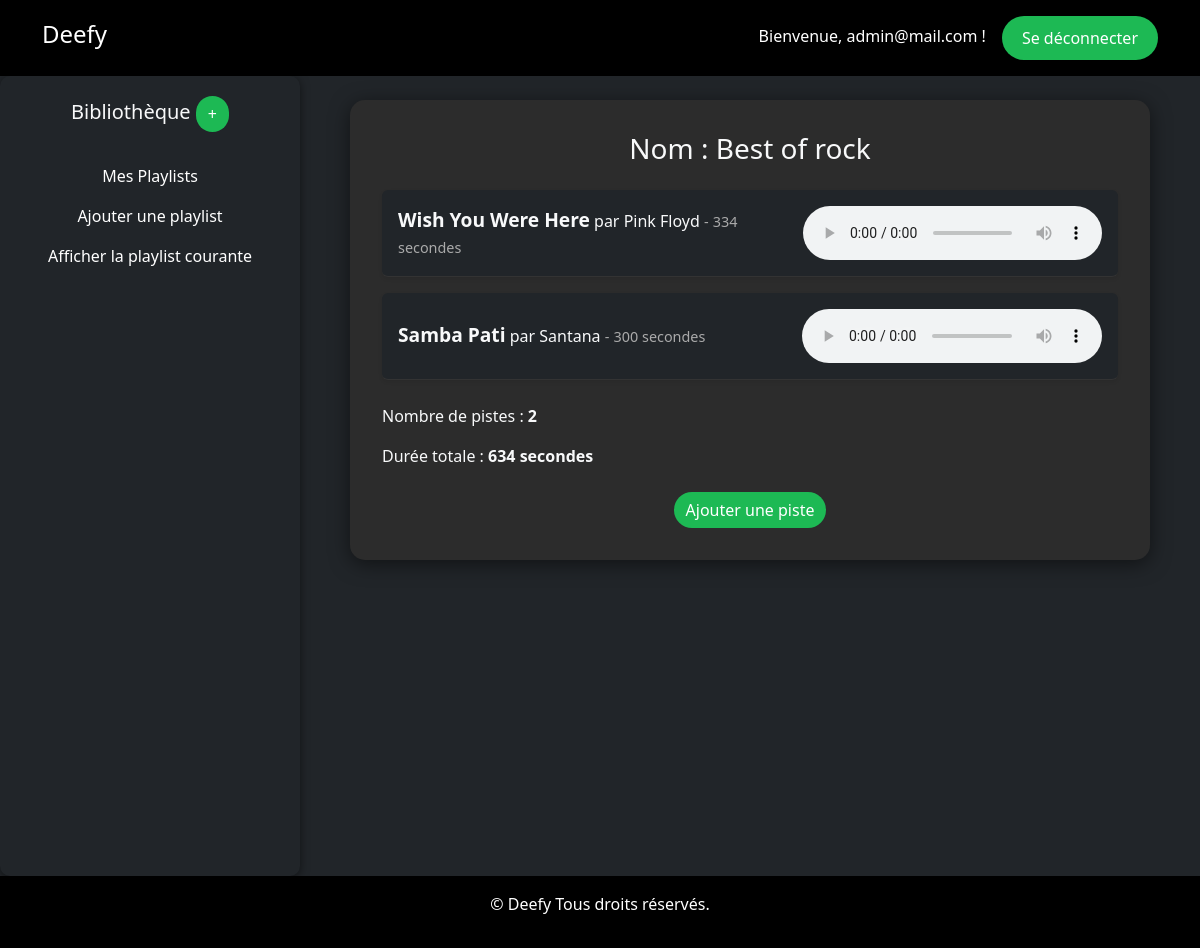
/?action=display-playlist&id=1 (signed in), run on the app's committed database.
### tables this page shows
CREATE TABLE `playlist` (
                            `id` int(11) NOT NULL AUTO_INCREMENT,
                            `nom` varchar(100) NOT NULL,
                            PRIMARY KEY (`id`)
);

CREATE TABLE `track` (
                         `id` int(11) NOT NULL AUTO_INCREMENT,
                         `titre` varchar(100) NOT NULL,
                         `genre` varchar(30) DEFAULT NULL,
                         `duree` int(3) DEFAULT NULL,
                         `filename` varchar(100) DEFAULT NULL,
                         `type` varchar(30) DEFAULT NULL,
                         `artiste_album` varchar(30) DEFAULT NULL,
                         `titre_album` varchar(30) DEFAULT NULL,
                         `annee_album` int(4) DEFAULT NULL,
                         `numero_album` int(11) DEFAULT NULL,
                         `auteur_podcast` varchar(100) DEFAULT NULL,
                         `date_posdcast` date DEFAULT NULL,
                         PRIMARY KEY (`id`)
);

### src/classes/action/Action.php (called while the page is built, shortened)
<?php
abstract class Action {
    protected ?string $http_method = null;
    public function __construct(){
        $this->http_method = $_SERVER['REQUEST_METHOD'];
    }
    public function execute() : string
    {
        switch ($this->http_method) {
            case "GET":
                return $this->get();
        }
    }
}

### index.php (called while the page is built, shortened)
<?php
$action = new D\Dispatcher();
$action->run();

### src/classes/audio/lists/AudioList.php (called while the page is built, shortened)
<?php
class AudioList
{
    public function __construct(string $nom, int $id = 0, array $pistes = [])
    {
        $this->nom = $nom;
        $this->nbPistes = count($pistes);
        $this->duree = $this->calculerDureePiste($pistes);
    }
    public function calculerDureePiste(array $pistes): int
    {
        $duree = 0;
        foreach ($pistes as $piste) {
            $duree += $piste->__get('duree');
        }
        return $duree;
    }
    public function __get(string $at)
    {
        if (property_exists($this, $at)) {
            return $this->$at;
        }
        throw new InvalidPropertyNameException("$at : invalid property");
    }
}
?>

### src/classes/repository/DeefyRepository.php (called while the page is built, shortened)
<?php
class DeefyRepository
{
    private \PDO $pdo;
    private static ?DeefyRepository $instance = null;
    private static array $config = [];
    private function __construct(array $conf)
    {
        $this->pdo = new \PDO($conf['dsn'], $conf['user'], $conf['pass'],
            [\PDO::ATTR_ERRMODE => \PDO::ERRMODE_EXCEPTION]);
    }
    public static function setConfig(string $file)
    {
        $conf = parse_ini_file($file);
        self::$config = $conf;
    }
    public static function getInstance() : DeefyRepository
    {
        if (is_null(self::$instance)) {
            self::$instance = new DeefyRepository(self::$config);
        }
        return self::$instance;
    }
    public function findPlaylistById(int $id): Playlist
    {
        $query = "SELECT id, nom FROM playlist WHERE id = :id";
        $stmt = $this->pdo->prepare($query);
        $stmt->execute(['id' => $id]);
        $data = $stmt->fetch();
        if ($data) {
            $listeTrack = $this->findTrack2Playlist($id);
            return new Playlist($data['nom'], $data['id'], $listeTrack);
        } else {
            throw new PlaylistNotFoundException("Playlist introuvable");
        }
    }
    public function findTrack2Playlist(int $idPlaylist): array
    {
        $query = "SELECT * FROM playlist2track pt INNER JOIN track t ON pt.id_track = t.id WHERE pt.id_pl = :id ORDER BY no_piste_dans_liste";
        $stmt = $this->pdo->prepare($query);
        $stmt->execute(['id' => $idPlaylist]);
        $listTracks = [];
        while ($data = $stmt->fetch()) {
            if ($data['type'] === 'A') {
                $track = new AlbumTrack(
                    $data['titre'],
                    $data['filename'],
                    $data['titre_album'],
                    $data['annee_album'],
                    $data['no_piste_dans_liste'],
                    $data['artiste_album'],
                    $data['duree'],
                    $data['genre'],
                    $data['id']
                );
            }
            $listTracks[] = $track;
        }
        return $listTracks;
    }
}

### src/classes/auth/Authz.php (called while the page is built, shortened)
<?php
class Authz
{
    public static function checkPlaylistOwner(int $id) : bool
    {
        $user = AuthnProvider::getSignedInUser();
        $repository = DeefyRepository::getInstance();
        $role = $user->role;
        if($role===User::ROLE_ADMIN){
            return true;
        }
        return false;
    }
}

### src/classes/render/AudioTrackRenderer.php (called while the page is built, shortened)
<?php
abstract class AudioTrackRenderer implements Renderer
{
    public function __construct($audio)
    {
        $this->audio = $audio;
    }
    public function render(int $selector): string
    {
        $res = '';
        if ($selector === Renderer::COMPACT) {
            $res = $this->renderCompact();
        } elseif ($selector === Renderer::LONG) {
            $res = $this->renderLong();
        }
        return $res;
    }
}
?>

### src/classes/audio/tracks/AudioTrack.php (called while the page is built, shortened)
<?php
class AudioTrack
{
    public function __construct(string $titre, string $nomFichier)
    {
        $this->titre = $titre;
        $this->nomFichier = $nomFichier;
    }
    public function __get(string $at)
    {
        if (property_exists($this, $at)) {
            return $this->$at;
        }
        throw new InvalidPropertyNameException("$at : invalid property");
    }
}
?>

### src/classes/audio/tracks/AlbumTrack.php (called while the page is built, shortened)
<?php
class AlbumTrack extends AudioTrack
{
    public function __construct(
        string $titre,
        string $nomFichier,
        string $album,
        string $annee,
        int $numeroPiste,
        string $auteur = 'inconnu',
        int $duree = 0,
        string $genre = 'inconnu',
        int $id = 0
    ) {
        $this->auteur = $auteur;
        $this->duree = $duree;
    }
}
?>

### src/classes/render/AlbumTrackRenderer.php (the view, shortened to what this page needs)
<?php
class AlbumTrackRenderer extends AudioTrackRenderer
{
    protected function renderCompact(): string
    {
        return <<<HTML
<div class="track-item mb-3 p-3 bg-dark text-light rounded shadow-sm d-flex flex-column flex-md-row align-items-md-center">
    <div class="track-info flex-grow-1">
        <strong>{$this->audio->titre}</strong> par {$this->audio->auteur}
        <span>-</span>
        <span>{$this->audio->duree} secondes</span>
    </div>
    <audio controls class="mt-3 mt-md-0 ml-md-3 audio-playe"><source src='../../../audio/{$this->audio->nomFichier}' type='audio/mpeg'></audio>
</div>
HTML;
    }
}
?>

### src/classes/render/AudioListRenderer.php (shortened to what this page needs)
<?php
class AudioListRenderer implements Renderer
{
    private $audioList;
    public function __construct($audioList)
    {
        $this->audioList = $audioList;
    }
    public function render(int $selector = Renderer::COMPACT): string
    {
        $res = <<<HTML
<h1 class="h3 mb-4 text-center">Nom : {$this->audioList->nom}</h1>
HTML;
        foreach ($this->audioList->pistes as $value) {
            $renderValue = $value->getRenderer();
            $res .= $renderValue->render(Renderer::COMPACT) . "\n";
        }
        $res .= "<p class=\"mt-4\">Nombre de pistes : <strong>{$this->audioList->nbPistes}</strong></p>\n";
        $res .= "<p>Durée totale : <strong>{$this->audioList->duree} secondes</strong></p>\n";
        return $res;
    }
}

### css/styles.css (style rules this page uses)
body { background-color: #121212; color: white; }
.track-item { display: flex; justify-content: space-between; align-items: center; padding: 1rem; border-bottom: 1px solid #333; }
.track-item strong { font-size: 1.2rem; }
.track-item span { font-size: 0.9rem; color: #aaa; }

### data on the page
playlist: nom "Best of rock"
track: titre "Wish You Were Here", artiste_album "Pink Floyd", duree "334"
track: titre "Samba Pati", artiste_album "Santana", duree "300"

### other printed values
$userName "admin@mail.com"
$this->audioList->nbPistes "2"
$this->audioList->duree "634"
